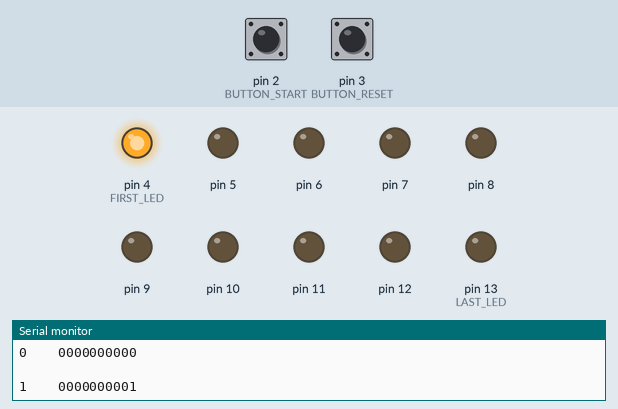
Recording of a sketch running on a simulated Arduino Uno, built with avr-gcc and run on an emulated ATmega328P. Shown: output pins drawn as LEDs (lit = HIGH), the last lines printed to the serial monitor. Dashed ring = blinking. Inputs (shaded band) come from the test bench; at power-on: pin 2 (BUTTON_START) LOW, pin 3 (BUTTON_RESET) LOW.

Above: at 1.2 s.
1.3 s: pin 2 (BUTTON_START) pulled HIGH for 0.15 s
At 2.1 s:
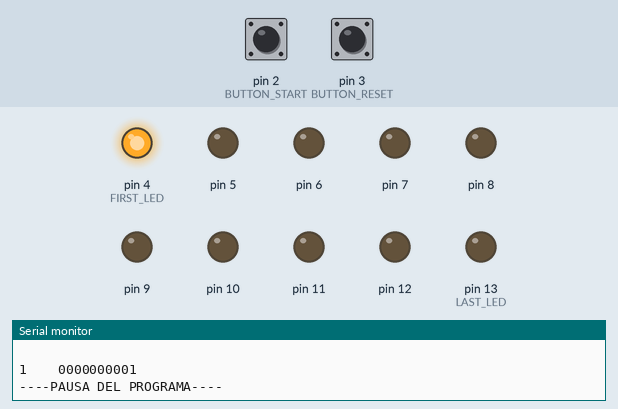
2.9 s: pin 2 (BUTTON_START) pulled HIGH for 1 s
At 4.4 s:
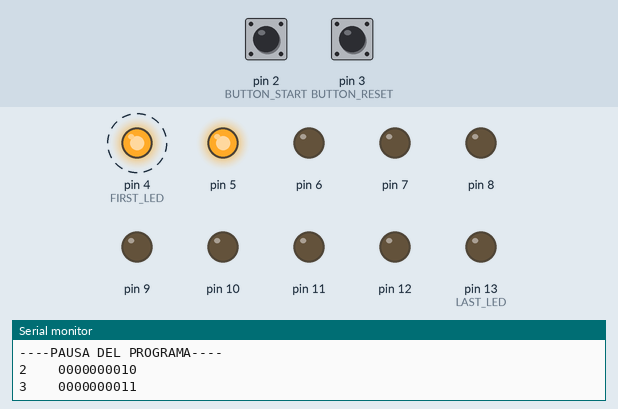
6.9 s: pin 3 (BUTTON_RESET) pulled HIGH for 0.15 s
At 7.8 s:
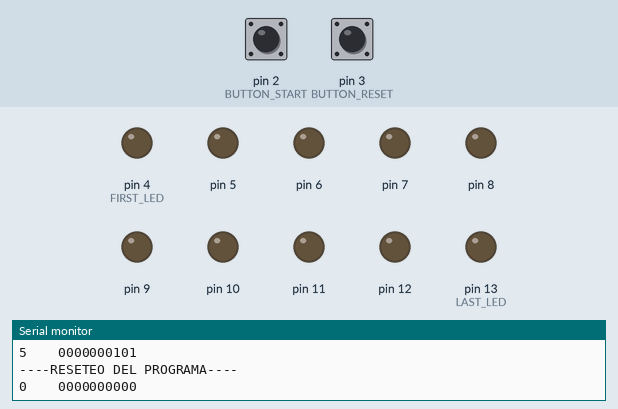
10.0 s: pin 3 (BUTTON_RESET) pulled HIGH for 1 s
At 12.8 s:
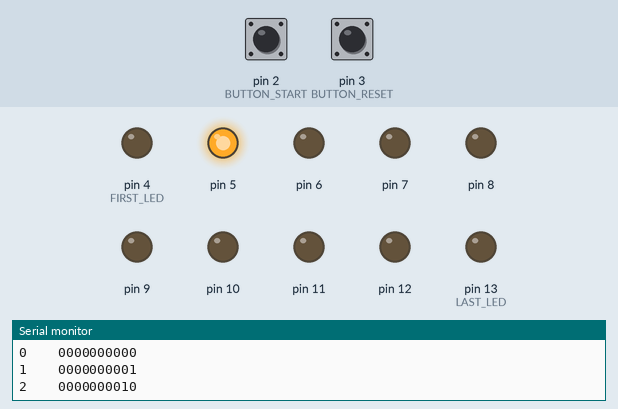
14.0 s: pin 3 (BUTTON_RESET) pulled HIGH for 3.2 s
At 31.9 s:
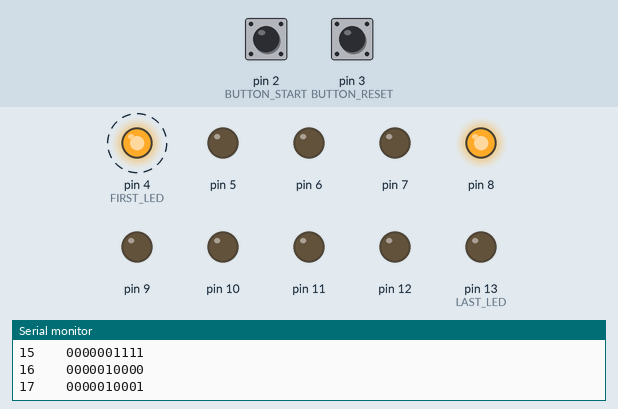
Timing chart, 0 to 33.6 s (numbered marks = the images above; inputs shaded):
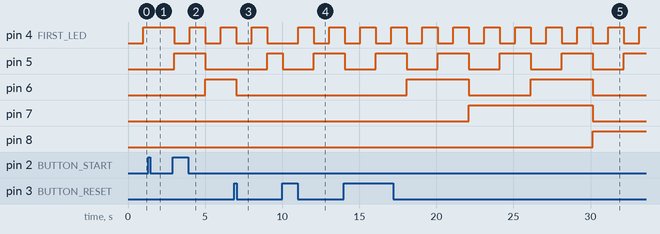

The sketch:

cronometro_binario.ino
```cpp
/*
 *	Trabajo Práctico 1: Cronómetro Binario
 *
 *	Al iniciar la simulacion, todos los led deben comenzar apagados.
 *	Cada 1 segundo que transcurra, se deben encender los led
 *	de acuerdo al numero que representan.
 *
 *	Ejemplo:
 *
 *	El numero 15 (0000001111) se representaria encendiendo los
 *	leds AMARILLO y NARANJA.
 *	Al pasar al numero 16 (0000010000), se deben apagar todos
 *	los led anteriores y encenderse uno de los leds VERDES.
 *	Notese, en el ejemplo los 0 representan los led apagados
 *	y los 1 los led encendidos).
 *
 *	-------------------------------------------------------
 *
 *	Al presionarse el boton START, debe iniciar el cronometro.
 *	Volver a presionarlo hace que la secuencia se detenga.
 *  (Como si se hubiese presionado pausa).
 *	Al presionarse el boton RESET, el cronometro
 *	debe reiniciarse y arrancar de 0.
 *
 *	Tip: Modularizar la función que controla el encendido de los
 *	LEDS y de ser posible, todo el código para evitar repetir lineas lo mas posible.
 *  Usar millis para controlar el tiempo del contador para que el cambio de los
 *	leds encendidos sea perceptible para el ojo humano y
 *	documentar cada función creada en el código.
 *	Un breve comentario que diga que es lo que hace esa función
 *  y de corresponder, que retorna).
*/

//##### Una Ayudita #####
//--- Defines ---//
#define ZERO_TO_HERO 0          //? To start the counter from 0
#define BUTTON_START 2
#define BUTTON_RESET 3
#define FIRST_LED 4             //? First pin of the leds
#define LAST_LED 13             //? Last pin of the leds
#define BASE_MILLI_SECONDS 1000 //? Secods expresed in miliseconds
#define MAX_SECONDS 1023        //! Max amount of secods to show
//--- End Defines ---//

void setup(){
  pinMode(FIRST_LED,OUTPUT);
  for (int led = 5; led<=12; led++)
  {
    pinMode(led, OUTPUT);
  }
  pinMode(LAST_LED,OUTPUT);
  pinMode(BUTTON_START,INPUT);
  pinMode(BUTTON_RESET,INPUT);


	Serial.begin(9600);
}

unsigned long millis_before=0;
int number= ZERO_TO_HERO;
short button_start_before=LOW;
short flagPausa=HIGH;
short button_reset_before=LOW;
int flagInitial=0;


void heroic_Flag()//Printea 0's
{
  if(flagInitial == 0)
  {
    Serial.print("Inicio del cronometro\n");
    Serial.print("0");
    Serial.print("\t\t0000000000");
    Serial.println("\n ");
    flagInitial = 1;
  }
}
int increaseNumber()//Aumenta en 1 la variable number y al llegar a 1023, la vuelve a 0 y lo retorna
{

  unsigned long millis_now = millis();

  if(millis_now - millis_before >= BASE_MILLI_SECONDS)
  {
    if(flagPausa==LOW)
    {
      number--;
    }
    if(number<MAX_SECONDS)
    {
      number++;
    }
    else
    {
      number=0;
    }

    millis_before = millis_now;
  }

  return number;
}

void decimalToBinary()//Toma el número de la función anterior y lo printea en binario
{
    Serial.print(number);
  	Serial.print("\t\t");
  	for(int i=LAST_LED; i>=FIRST_LED; i--)
    {
      if(digitalRead(i)==HIGH)
      {
        Serial.print("1");
      }
      else
      {
        Serial.print("0");
      }
    }
  Serial.println("\n");
}

void converter( int number)//Enciende o apaga led de acuerdo al binario, mediante divisiones
{
  if(flagPausa==HIGH)
  {
    for(int i=FIRST_LED; i<=LAST_LED; i++)
    {
      digitalWrite(i,number%2);
      number=number/2;
    }
  	decimalToBinary();
  }

}
void botonReset()//Resetea el cronometro
{
	short button_reset_now = digitalRead(BUTTON_RESET);
	if (button_reset_now == HIGH && button_reset_before == LOW)
	{
		number=-1;
      	Serial.print("\n----RESETEO DEL PROGRAMA----\n");
	}
	button_reset_before = button_reset_now;
}
void botonPausa()//Pausa el cronometro
{
	short button_start_now = digitalRead(BUTTON_START);
	if (button_start_now == HIGH && button_start_before == LOW)
	{
		flagPausa= !flagPausa;
      	Serial.print("\n----PAUSA DEL PROGRAMA----\n");
	}

	button_start_before = button_start_now;
}
void Program()//Realiza todo lo anterior, sin incluir pausa y reset
{
  unsigned long millis_now = millis();
  if(millis_now - millis_before >= BASE_MILLI_SECONDS)
  {
     converter(increaseNumber());
   	 millis_before=millis_now;
  }
}


void loop()
{
  heroic_Flag();
  Program();
  botonReset();
  botonPausa();
  delay(7);
}
```

Measured:
- after the input at 1.3 s, pin 4 (FIRST_LED): stays HIGH (without the input it goes to LOW after 0.71 s); pin 5: stays LOW (without the input it goes to HIGH after 0.71 s)
- after the input at 2.9 s, pin 4 (FIRST_LED): alternates HIGH for 1.0 s and LOW for 1.0 s, starting after 0.11 s; pin 5: LOW → HIGH after 0.11 s, → LOW 2.0 s later; pin 6: LOW → HIGH after 2.1 s
- after the input at 6.9 s, pin 6: HIGH → LOW after 0.13 s instead of 2.1 s; pin 7: stays LOW (without the input it goes to HIGH after 2.1 s)
- after the input at 10.0 s, pin 6: stays LOW (without the input it goes to HIGH after 1.1 s)
- after the input at 14.0 s, pin 8: LOW → HIGH after 16.1 s instead of 12.1 s
